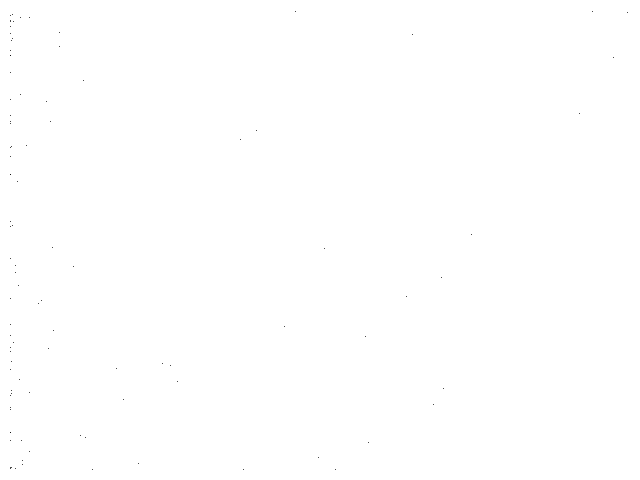
Frame 1 (no input)
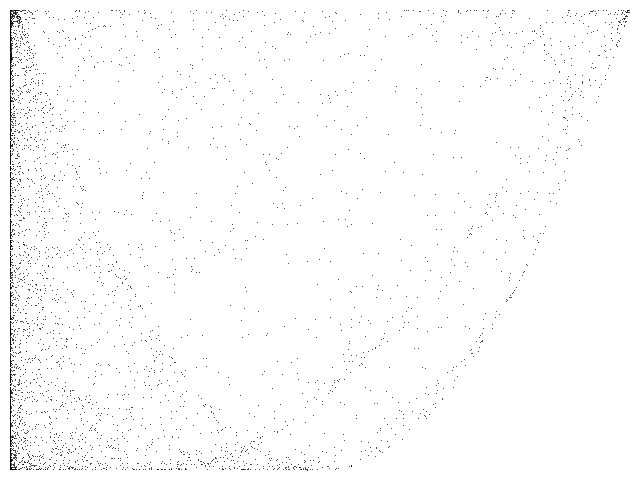
Frame 60 (the mouse pressed at the canvas centre just before this capture)
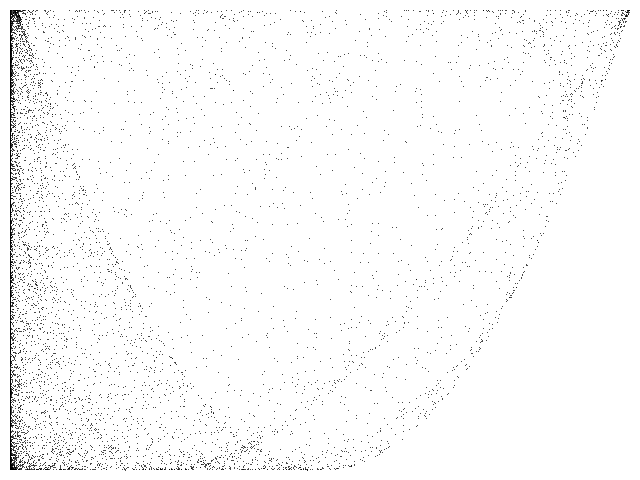
Frame 120 (the mouse held since frame 60 and released just before this capture)

The Processing sketch that drew these frames (run headless with seeded random() and noise(); from frame 60 on, the mouse is pressed at the canvas centre):

// Processing sketch: Balmforth
// ── Balmforth.pde
// Balmforth chaotic map //

  float x = 0.1;
  float y = 0.1;
  float a = 3.95;
  float b = 0.05;


void setup() {
  
  size(640, 480);
  background(255);
  
}

void draw() {
  
  x = random(1);
  y = random(1);
  
  for (int i=0;i<100;i++) {
    
    float nx = x;
  
    x = (a * y + b) * nx * (1 - nx);
    y = 4 * y * (1 - y);
  
    point(10+(620*x),10+(460*y));
        
  }

}
